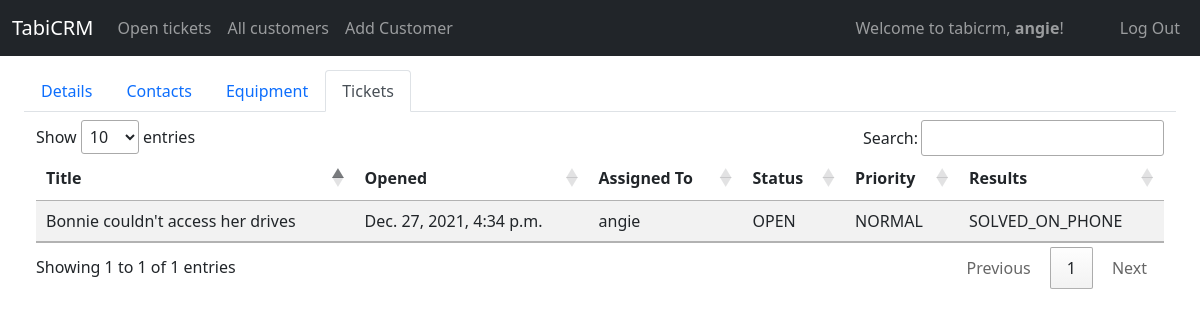
The page /display_tickets/1 (signed in) on the database as committed earlier.
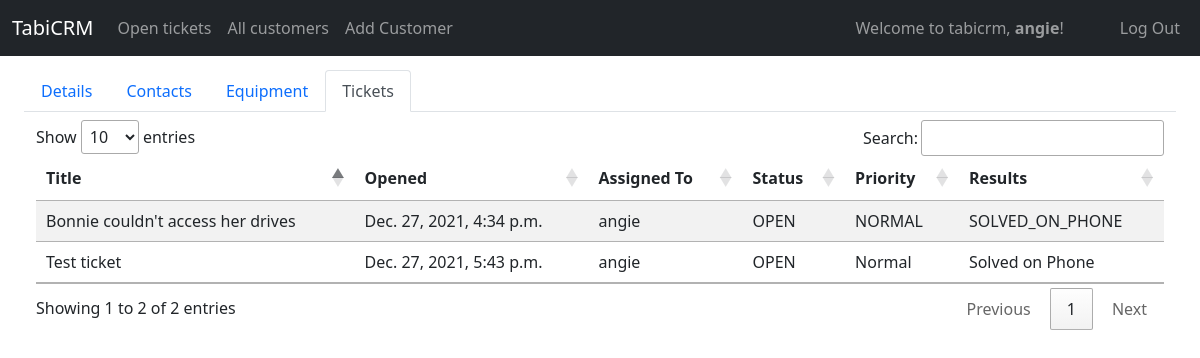
The same page on the database as committed later.
### tabicrm/models.py (models this page shows)
class Ticket(models.Model):
    OPEN='OPEN'
    IN_PROGRESS='In Progres'
    WAITING_ON_CUSTOMER = 'Waiting on customer'
    CLOSED = 'Closed'
    LOW = 'Low'
    NORMAL = 'Normal'
    HIGH = 'High'
    URGENT = 'Urgent'
    SOLVED_ON_PHONE = 'Solved on Phone'
    SERVER_SERVICE = 'Server service'
    ROUTER_SERVICE = 'Router service'
    CONTRACT_SERVICE = 'Contract service'
    NON_CONTRACT_SERVICE = 'Non-contract service'
    STATUS_CHOICES = [
        (OPEN, 'OPEN'),
        (IN_PROGRESS, 'IN PROGRESS'),
        (WAITING_ON_CUSTOMER, 'WAITING ON CUSTOMER'),
        (CLOSED, 'CLOSED')
    ]
    PRIORITY_CHOICES = [
        (LOW, 'LOW'),
        (NORMAL, 'NORMAL'),
        (HIGH, 'HIGH'),
        (URGENT, 'URGENT')
    ]
    RESULTS_CHOICES = [
        (SOLVED_ON_PHONE, 'Solved on phone'),
        (SERVER_SERVICE, 'Server service'),
        (ROUTER_SERVICE, 'Router service'),
        (CONTRACT_SERVICE, 'Contract service'),
        (NON_CONTRACT_SERVICE, 'Non-contract service')
    ]
    id = models.AutoField(primary_key=True)
    customer = models.ForeignKey(Customer, on_delete=CASCADE, related_name="customer_ticket")
    assigned_to = models.ForeignKey(User, on_delete=SET_NULL, related_name="ticket_assignedto", blank=True, null=True)
    title = models.CharField(max_length=255)
    status =  models.CharField(max_length=255, choices=STATUS_CHOICES, default=OPEN)
    priority = models.CharField(max_length=255, choices=PRIORITY_CHOICES, default=NORMAL)
    results = models.CharField(max_length=255, choices=RESULTS_CHOICES, default=SOLVED_ON_PHONE)
    description = models.TextField(blank=True, null=True)
    solution = models.TextField(blank=True, null=True)
    added_by = models.ForeignKey(User, on_delete=SET_NULL, related_name="ticket_addedby", blank=True, null=True)
    updated_by = models.ForeignKey(User, on_delete=SET_NULL, related_name="ticket_updatedon", blank=True, null=True)
    created_on = models.DateTimeField(auto_now_add=True)
    updated_on = models.DateTimeField(auto_now=True)

class User(AbstractUser):
    id = models.AutoField(primary_key=True)
    role = models.CharField(max_length=64)
    title = models.CharField(max_length=64, null=True, blank=True)
    department = models.CharField(max_length=64, null=True, blank=True)
    extension = models.CharField(max_length=64, null=True, blank=True)
    cellphone = models.CharField(max_length=64, null=True, blank=True)
    street = models.CharField(max_length=64, null=True, blank=True)
    city = models.CharField(max_length=64, null=True, blank=True)
    state = models.CharField(max_length=64, null=True, blank=True)
    zip = models.CharField(max_length=64, null=True, blank=True)
    country = models.CharField(max_length=64, null=True, blank=True)

### tabicrm/views/ticket.py (the view)
# urls.py: path("display_tickets/<int:id>", views.display_tickets, name="display_tickets"),
@login_required
def display_tickets(request, id):
    customer = Customer.objects.get(id = id)
    tickets = Ticket.objects.filter(customer = customer)
    return render(request,"tabicrm/full_forms/display_tickets.html", {"tickets": tickets, 'customer': customer, 'cust_tickets': True })

### tabicrm/templates/tabicrm/full_forms/display_tickets.html
{% extends "tabicrm/layout.html" %}
{% load static %}
{% load humanize %}
{% block body %}
<div class="container-fluid mt-2">
    {% include 'tabicrm/customer_nav.html' %}
    <div class="container-fluid mt-2">
        <table class="table table-striped table-responsive" id="ticketsTable">
            <thead class="thead-dark">
                <tr>
                    <th scope="col">Title</th>
                    <th scope="col">Opened</th>
                    <th scope="col">Assigned To</th>
                    <th scope="col">Status</th>
                    <th scope="col">Priority</th>
                    <th scope="col">Results</th>
                </tr>
            </thead>
            <tbody>
                {% for ticket in tickets %}
                <tr class="select-customer" id="{{customer.id}}" onclick="openFirstModal()">
                    <td>{{ticket.title}}</td>
                    <td>{{ticket.created_on}}</td>
                    <td>{{ticket.assigned_to}}</td>
                    <td>{{ticket.status}}</td>
                    <td>{{ticket.priority}}</td>
                    <td>{{ticket.results}}</td>
                </tr>
                {% endfor%}
            </tbody>
        </table>
    </div>
</div>
{% endblock %}

Rows that differ between the two databases and show on the page:
added Ticket: title "Test ticket", created_on "Dec. 27, 2021, 5:43 p.m.", assigned_to "angie", status "OPEN", priority "Normal", results "Solved on Phone"
Other text that changed with them:
text written by a page script: "Show entries Search: Showing 1 to 1 of 1 entries Previous 1 Next" → "Show entries Search: Showing 1 to 2 of 2 entries Previous 1 Next"
